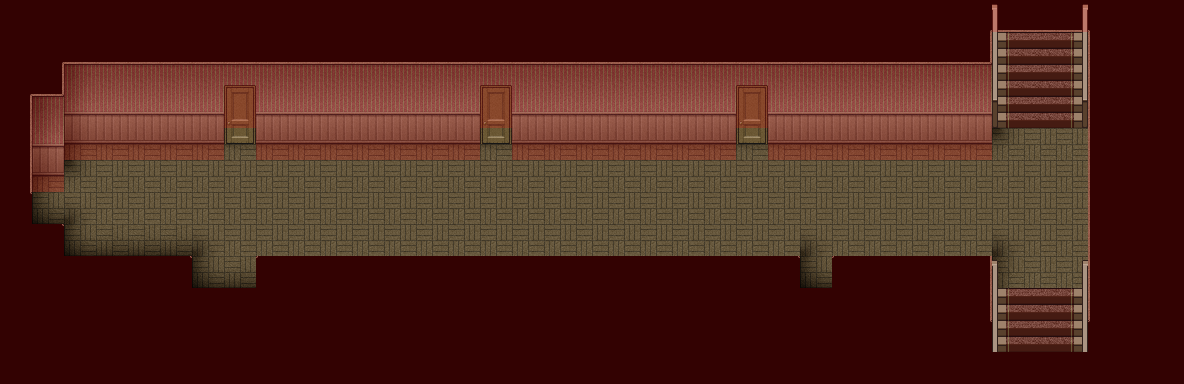

A level layout from a 2D game, rendered from its tile map. Below: a short description, then the map file with tile-grid data replaced by summaries:
An orthogonal 37x12 tile map with 32x32 px tiles, 3 tile layers (WallFloor, Stairs, Colision), 2 tilesets and 4 objects (3x Door, Start).

<map version="1.0" orientation="orthogonal" width="37" height="12" tilewidth="32" tileheight="32">
 <tileset firstgid="1" name="yokan" tilewidth="32" tileheight="32">
  <image source="yokan.png" width="256" height="2048" />
 </tileset>
 <tileset firstgid="513" name="meta_tiles" tilewidth="32" tileheight="32" spacing="1" margin="1">
  <image source="meta_tiles.png" width="67" height="34" />
  <tile id="0">
   <properties>
    <property name="Collidable" value="true" />
   </properties>
  </tile>
 </tileset>
 <layer name="WallFloor" width="37" height="12">
  <data>[444 cells, 444 non-empty, 21 distinct tile ids]</data>
 </layer>
 <layer name="Stairs" width="37" height="12">
  <data>[444 cells, 28 non-empty, 10 distinct tile ids]</data>
 </layer>
 <objectgroup name="Entrances" width="37" height="12">
  <object name="Start" x="80" y="208" />
  <object name="North1" type="Door" x="240" y="144" />
  <object name="North2" type="Door" x="496" y="144" />
  <object name="North3" type="Door" x="752" y="144" />
 </objectgroup>
 <layer name="Colision" width="37" height="12">
  <data>[444 cells, 320 non-empty, 1 distinct tile ids]</data>
 </layer>
</map>
